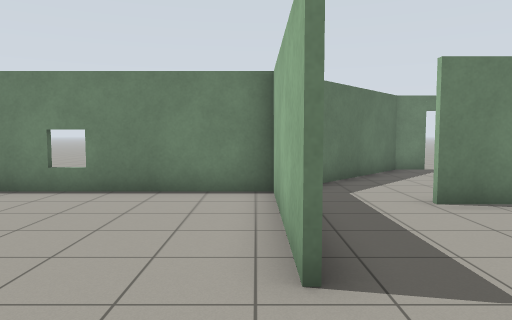
View 1 (above)

12 first-person views from a walk through a robot-simulator world made for Gazebo. The camera is 1.2 m above the floor, tilts 4° down and sees 70° across. The floor is counted in squares, 1 m on a side. Each view is taken from the middle of a square. On the plan, view 1 faces up. The plan holds only what a view shows up to about 14 squares ahead; the rest is blank.

View 2
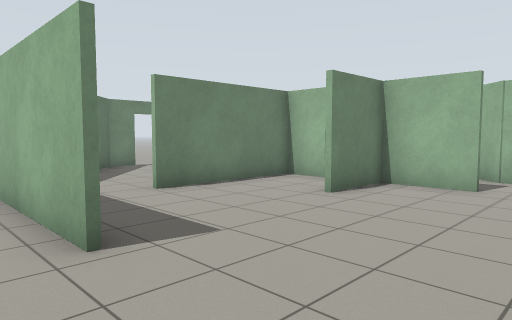

View 3
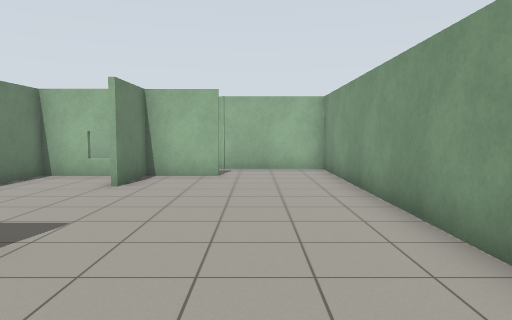

View 4
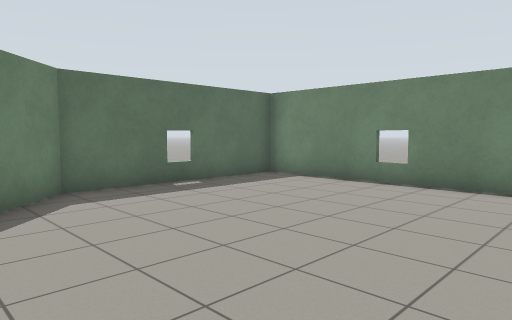

View 5
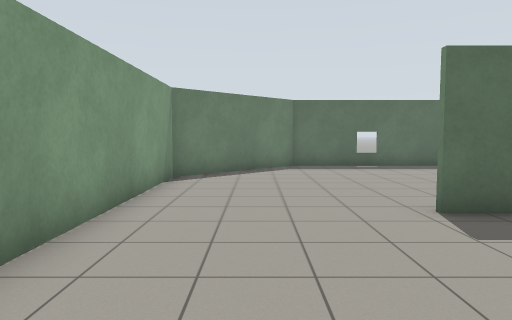

View 6
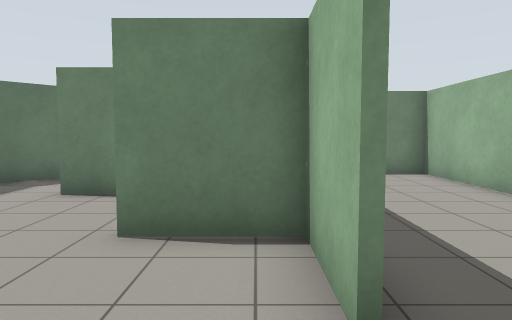

View 7
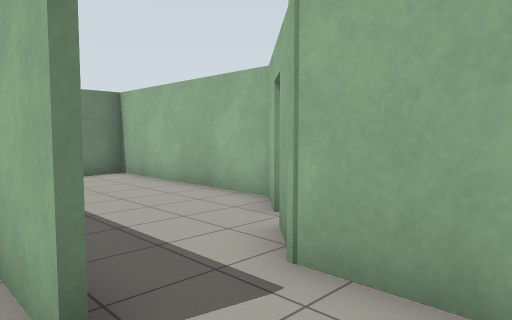

View 8
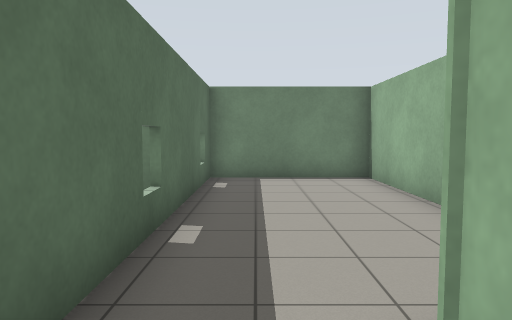

View 9
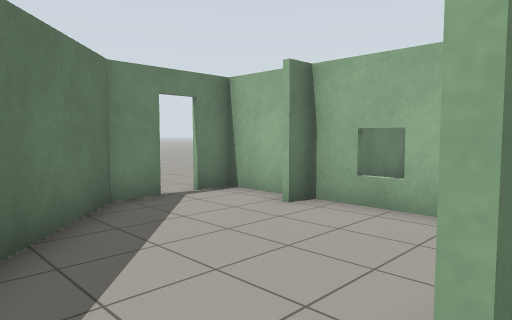

View 10
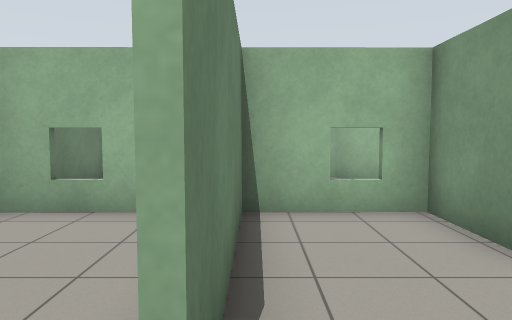

View 11
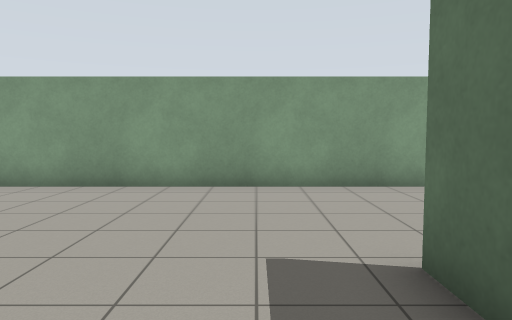

View 12
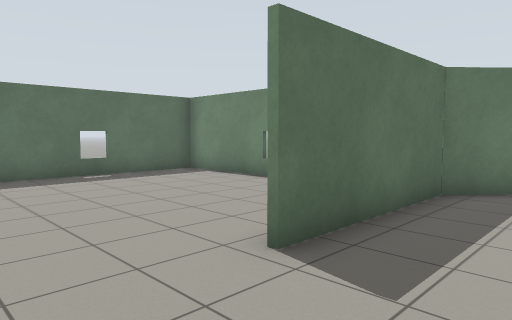

### Floor plan
Points are (right, up) in squares from view 1. A wall is a line through its corners. A room is listed if a view was taken in it or the views show most of it. See-through windows are left out.
Room 1 (views 1, 2, 3, 4, 5, 6, 7, 8, 9, 10, 11, 12)
walls: (0.4, 2.7) (0.4, 7.6) (-8, 7.6) (-8, 1.4) (-4.2, -2.3) (9.6, -2.3) (9.6, 1.1) (10.5, 2.1); (0.5, 6.5) (0.5, 2.7); (5.6, 3.3) (7.6, 3.3); (7.6, 3.2) (5.4, 3.2); (7.6, 1) (7.6, 6.2) (3, 6.2)
ways out: opening at (2.5, 6) to room 2; opening at (9, 2) to room 3
Room 2 (no view inside)
walls: (7.6, 7.7) (7.6, 12.4) (6.6, 12.4); (5.8, 12.4) (4.7, 12.4) (0.5, 7.6); (0.5, 7.7) (0.5, 6.5)
ways out: opening at (2.5, 6) to room 1; open door at (6, 12.5)
Room 3 (no view inside)
walls: (11.1, 2.7) (12.1, 3.8) (12.1, 10.1) (6.9, 10.1); (7.7, 10.1) (7.7, 1.7)
ways out: opening at (9, 2) to room 1; open door at (11, 2.5)

Where each view was taken, in squares from view 1:
view 1: 0 up, 0 right, facing up
view 2: 1 down, 1 left, facing up-right
view 3: 0 up, 3 left, facing right
view 4: 1 down, 0 right, facing up-left
view 5: 0 up, 6 right, facing left
view 6: 1 down, 7 right, facing up
view 7: 1 down, 7 right, facing up-right
view 8: 0 up, 9 right, facing up
view 9: 6 up, 2 right, facing up-right
view 10: 6 up, 2 right, facing right
view 11: 6 up, 2 right, facing down
view 12: 0 up, 3 right, facing up-left
